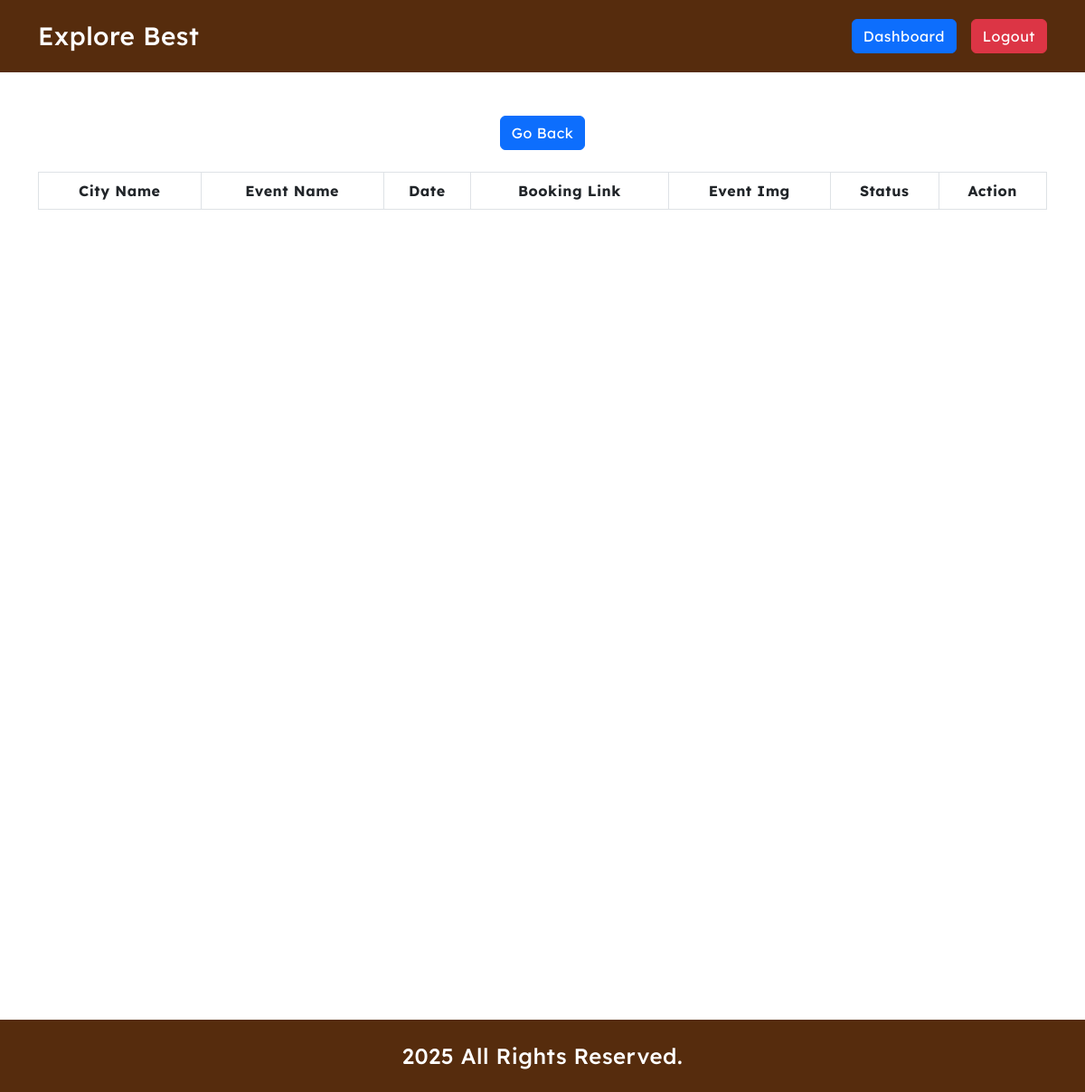
The app's page /admin/events.php (signed in), older data.
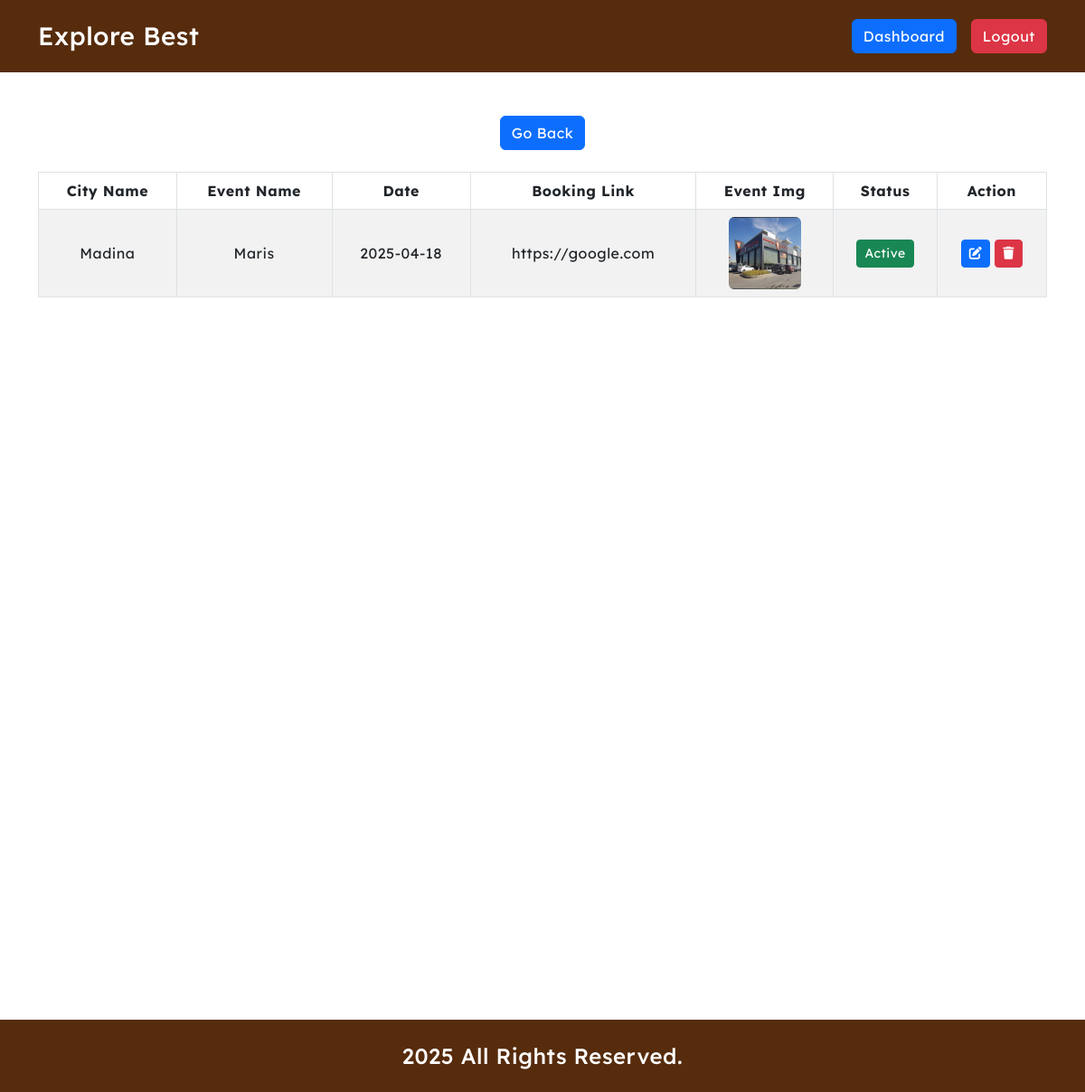
The same page, newer data.
### tables this page shows
CREATE TABLE `events` (
  `id` int(11) NOT NULL,
  `city_id` int(11) NOT NULL,
  `event_name` varchar(255) NOT NULL,
  `date` date DEFAULT NULL,
  `booking_link` varchar(255) DEFAULT NULL,
  `event_img` text DEFAULT NULL,
  `u_id` int(11) NOT NULL,
  `status` enum('0','1') NOT NULL DEFAULT '0'
);

CREATE TABLE `cities` (
  `id` int(11) NOT NULL,
  `city_name` varchar(255) NOT NULL
);

### core/database.php (called while the page is built, shortened)
<?php
function env($value)
{
      $env = dirname(__DIR__, 1) . '/.env';
      $core = parse_ini_file($env);
      return $core[$value];
}

### admin/events.php (the view, shortened to what this page needs)
<?php
require_once '../core/database.php';
?>
<!DOCTYPE html>
<html lang="en">
<head>
    <?php include_once "../includes/external_css.php"; ?>
</head>
<body id="adminPlacesDashboard">
    <?php include_once "../includes/header.php"; ?>
    <main>
        <div class="container my-5">
            <div class="row">
                <div class="col-12">
                    <div class="btn_wrapper d-flex justify-content-center">
                        <a href="../adminDashboard.php" class="btn btn-primary">Go Back</a>
                    </div>
                </div>
            </div>
            <div class="row mt-4">
                <div class="col-12 mx-auto">
                    <table id="places"
                        class="table table-bordered table-striped table-responsive text-center align-middle">
                        <thead>
                            <tr>
                                <th class="text-center">City Name</th>
                                <th class="text-center">Event Name</th>
                                <th class="text-center">Date</th>
                                <th class="text-center">Booking Link</th>
                                <th class="text-center">Event Img</th>
                                <th class="text-center">Status</th>
                                <th class="text-center">Action</th>
                            </tr>
                        </thead>
                        <tbody>
                            <?php
                            $events_Q = $db->query("CALL `get_events_admin`()");
                            if ($events_Q->num_rows > 0):
                                while ($event = $events_Q->fetch_object()):
                                    $status = $event->status;
                                    ?>
                                    <tr>
                                        <td class="text-center"><?= $event->city_name ?></td>
                                        <td class="text-center"><?= $event->event_name ?></td>
                                        <td class="text-center"><?= $event->date ?></td>
                                        <td class="text-center"><?= $event->booking_link ?></td>
                                        <td class="text-center">
                                            <img src="<?= env("SITE_URL") ?><?= $event->event_img ?>" width="80" height="80"
                                                class="d-block mx-auto rounded" alt="event_<?= $event->event_id ?>">
                                        </td>
                                        <td class="text-center">
                                            <?= $status == '0' ? '<span class="btn btn-sm btn-warning">Pending</span>' : '<span class="btn btn-sm btn-success">Active</span>' ?>
                                        </td>
                                        <td class="text-center"><a href="#!" data-id="<?= $event->event_id ?>"
                                                data-bs-toggle="modal" data-bs-target="#eventModal" data-msg="Event"
                                                class="btn btn-sm btn-primary btn-get-event"><i class="fas fa-edit"></i></a>
                                            <a href="#!" data-id="<?= $event->event_id ?>" data-table="events" data-msg="Event"
                                                class="btn btn-sm btn-danger btn-del"><i class="fas fa-trash"></i></a>
                                        </td>
                                    </tr>
                                    <?php
                                endwhile;
                            endif;
                            ?>
                        </tbody>
                    </table>
                </div>
            </div>
        </div>
    </main>
    <?php include_once "../includes/footer.php"; ?>
</body>
</html>

Row changes from the older to the newer data that the page shows:
added events: city.city_name "Madina", event_name "Maris", date "2025-04-18", booking_link "https://google.com", event_img (picture), status "Active"
